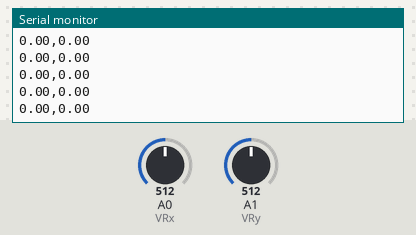
The sketch below on a simulated Arduino Uno, built with avr-gcc and run on an emulated ATmega328P. Parts: the last lines printed to the serial monitor. Inputs (shaded band) come from the test bench; at power-on: A0 (VRx) = 512, A1 (VRy) = 512.

Above: at 1.2 s.
1.3 s: A0 (VRx) set to 528
At 2.4 s:
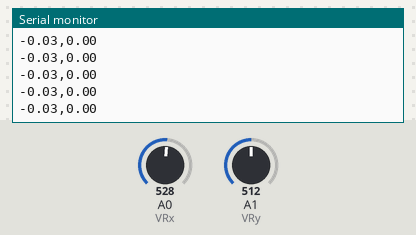
4.3 s: A1 (VRy) set to 716
At 5.1 s:
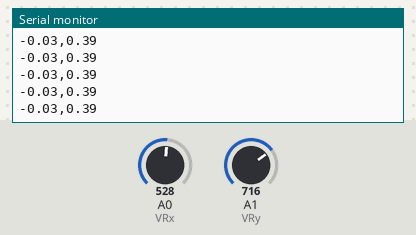
5.8 s: A0 (VRx) set to 511
At 6.5 s:
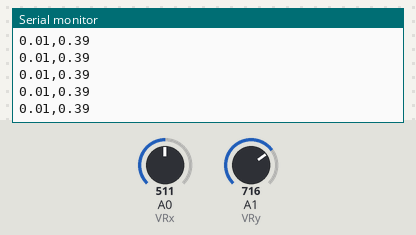
7.3 s: A1 (VRy) set to 900
At 8.4 s:
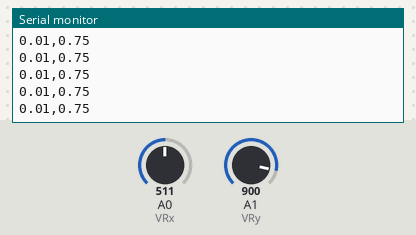
Timing chart, 0 to 9.8 s (numbered marks = the images above; inputs shaded):
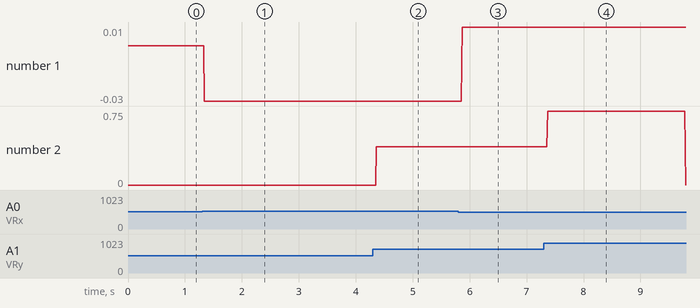

Measured:
- after the input at 1.3 s, the serial monitor: prints a new line at once (image 1)
- after the input at 4.3 s, the serial monitor: prints a new line after 0.06 s (image 2)
- after the input at 5.8 s, the serial monitor: prints a new line after 0.07 s (image 3)
- after the input at 7.3 s, the serial monitor: prints a new line after 0.07 s (image 4)
- plotted number 1: 0 → -0.03 after the input at 1.3 s, -0.03 → 0.01 after the input at 5.8 s
- plotted number 2: 0 → 0.39 after the input at 4.3 s

The sketch:

arduino_inputs.ino
```cpp
const int VRx = A0;  // Analog input for joystick X-axis
const int VRy = A1;  // Analog input for joystick Y-axis

void setup() {
    Serial.begin(9600);
}

void loop() {
    int xPosition = analogRead(VRx);
    int yPosition = analogRead(VRy);

    // Map joystick values to a range of -1 to 1
    float xValue = map(xPosition, 0, 1023, -100, 100) / -100.0;
    float yValue = map(yPosition, 0, 1023, -100, 100) / 100.0;

    Serial.print(xValue);
    Serial.print(",");
    Serial.println(yValue);

    delay(10);  // Adjust delay as needed
}
```
